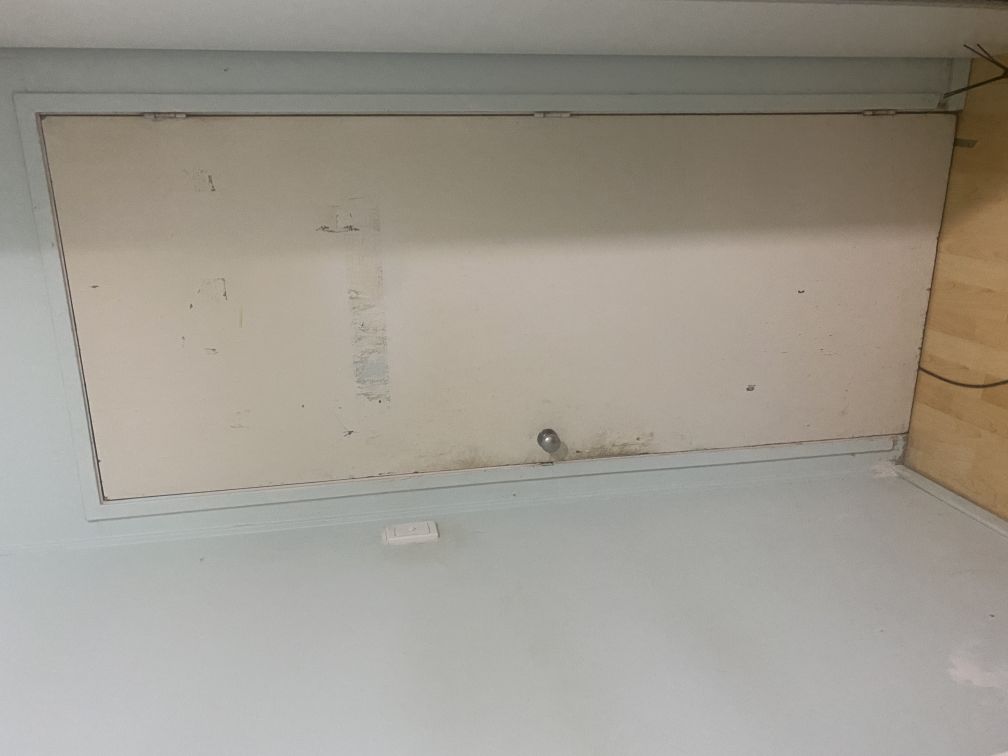
#> input picture Images/DoorTest2.JPG, 4032 x 3024 px (shown at 1/4 size)
$ python edgeDetect.py
#> lines starting #> are read from the running program, lines starting #| are printed output that depends on the picture; after the words box and inside, x2 and y2 are one past the last pixel; in counts of white or black regions, pixels touching at a corner belong together
import numpy as np
import matplotlib.pyplot as plt
from scipy import ndimage as ndi
from skimage.util import random_noise
from skimage.transform import hough_line, hough_line_peaks, rescale, probabilistic_hough_line
from skimage import feature
from skimage.draw import line
from skimage.color import rgb2gray
from skimage import io
from skimage.io import imread

original = imread("Images/DoorTest2.JPG")
#> original is the input picture: shape (3024, 4032, 3); mean R, G, B 158, 152.7, 142.8
scale = 400 / original.shape[0]
#> scale = 0.132
image = rescale(original, (scale, scale, 1))
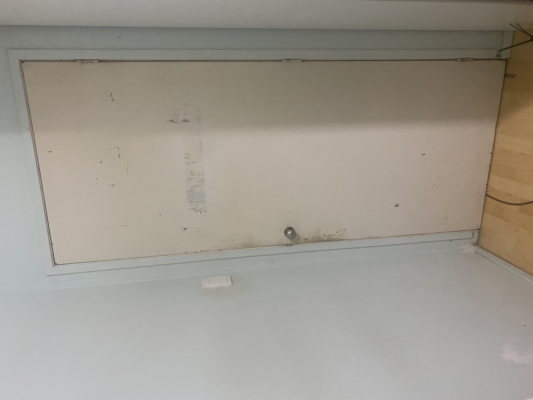
#> image: shape (400, 533, 3) float64; mean R, G, B 0.619, 0.599, 0.56
print(image.shape)
#| (400, 533, 3)
image = rgb2gray(image)
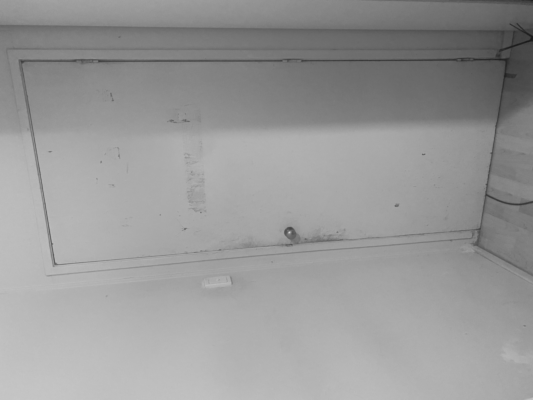
#> image: shape (400, 533) float64; min 0.102, max 0.831, mean 0.6

# Compute the Canny filter for two values of sigma
edges1 = feature.canny(image)
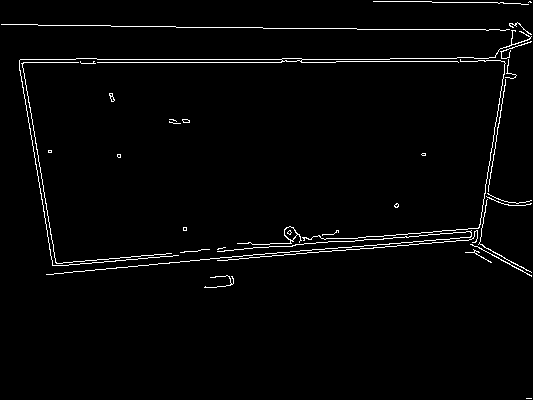
#> edges1: shape (400, 533) bool; 2.2% white in thin lines or dots
edges2 = feature.canny(image, sigma=2)
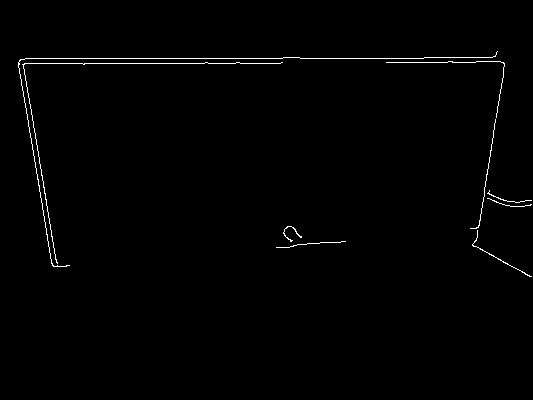
#> edges2: shape (400, 533) bool; 0.84% white in thin lines or dots, all inside (x1, y1, x2, y2) = (18, 51, 532, 277)

tested_angles = np.linspace(-np.pi / 2, np.pi / 2, 360, endpoint=False)
h, theta, d = hough_line(edges1, theta=tested_angles)
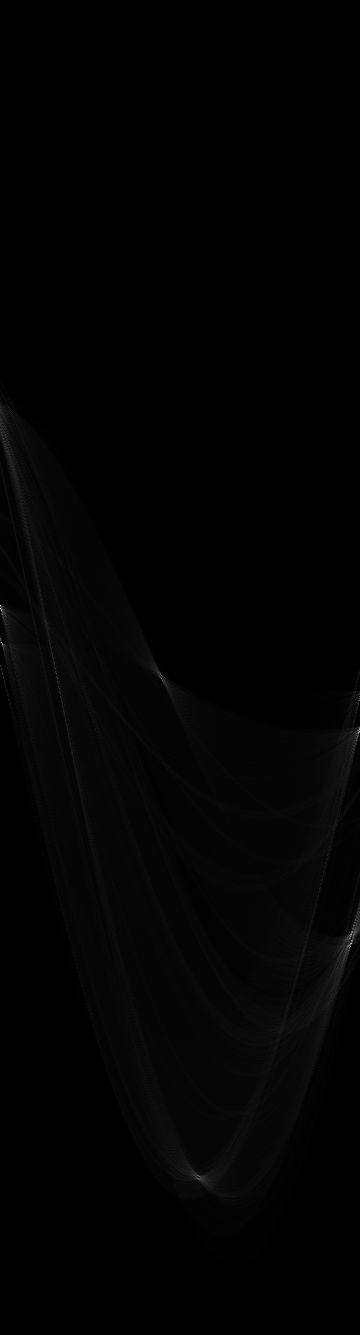
#> h: shape (1335, 360) uint64; min 0, max 339, mean 3.5; drawn with min black and max white
#> theta = 360 values from -1.57 to 1.56; d = 1335 values from -667 to 667
lines = probabilistic_hough_line(edges1, threshold=10, line_length=200, line_gap=60)
#> lines = 25 items

# display results
fig, ax = plt.subplots(nrows=1, ncols=4, figsize=(8, 3))

ax[0].imshow(image, cmap='gray')
ax[0].set_title('noisy image', fontsize=16)

ax[1].imshow(edges1, cmap='gray')
ax[1].set_title(r'Canny filter, $\sigma=1$', fontsize=16)

ax[2].imshow(edges2, cmap='gray')
ax[2].set_title(r'Canny filter, $\sigma=2$', fontsize=16)

ax[3].imshow(edges2, cmap='gray')
ax[3].set_title(r'Canny filter Hough', fontsize=16)

for a in ax:
    a.axis('off')

# for _, angle, dist in zip(*hough_line_peaks(h, theta, d)):
#     (x0, y0) = dist * np.array([np.cos(angle), np.sin(angle)])
#     ax[3].axline((x0, y0), slope=np.tan(angle + np.pi / 2))
for line in lines:
    p0 , p1 = line
    ax[3].plot((p0[0], p1[0]), (p0[1], p1[1]))
#> this loop made 25 passes
#> (p0, p1) on passes 1 to 12: ((335, 62), (19, 62)), ((389, 59), (20, 59)), ((372, 29), (29, 24)), ((252, 244), (481, 228)), ((508, 61), (281, 61)), ((73, 271), (481, 235)), ((478, 252), (517, 3)), ((475, 253), (514, 3)), ((52, 262), (477, 232)), ((237, 243), (477, 231)), ((272, 255), (476, 240)), ((53, 274), (14, 24))
fig.tight_layout()
plt.show()
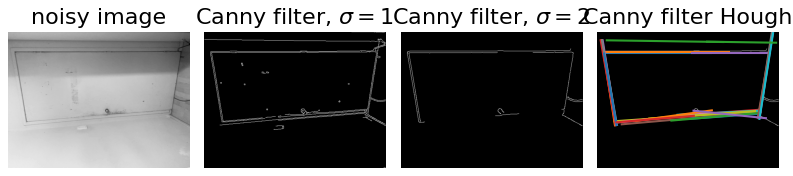
#> figure drawn by matplotlib, 4 panels

$ run again, with Images/DoorTest.JPG copied over Images/DoorTest2.JPG
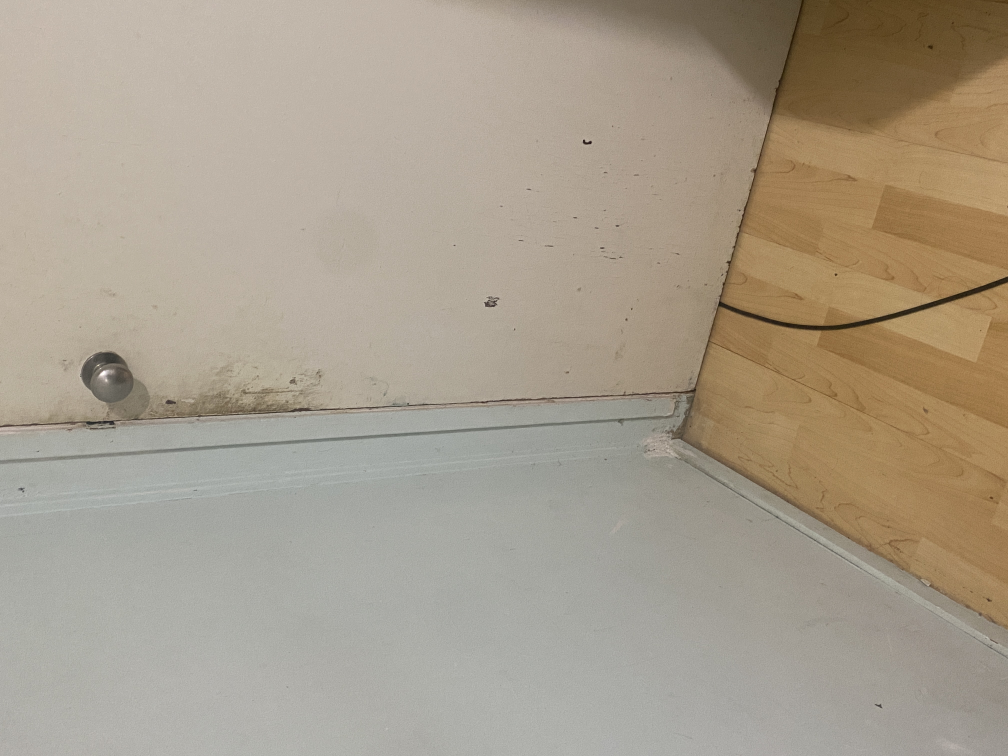
#> input picture Images/DoorTest.JPG, 4032 x 3024 px (shown at 1/4 size)
#> original is the input picture: shape (3024, 4032, 3); mean R, G, B 167.4, 156.7, 140
#| (400, 533, 3)
#> `edges1 = feature.canny(image)`:
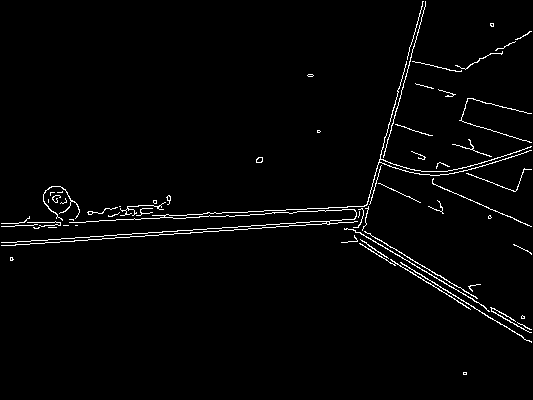
#> edges1: shape (400, 533) bool; 2.1% white in thin lines or dots
#> edges2: shape (400, 533) bool; 0.99% white in thin lines or dots, all inside (x1, y1, x2, y2) = (1, 1, 532, 309)
#> theta = 360 values from -1.57 to 1.56; d = 1335 values from -667 to 667
#> lines = 35 items
#> the loop `for line in lines:` made 35 passes
#> (p0, p1) on passes 1 to 8: ((1, 242), (366, 217)), ((1, 245), (365, 220)), ((360, 244), (425, 1)), ((291, 213), (518, 186)), ((530, 332), (314, 208)), ((40, 222), (366, 205)), ((527, 328), (327, 208)), ((361, 234), (418, 32))
#> `plt.show()`:
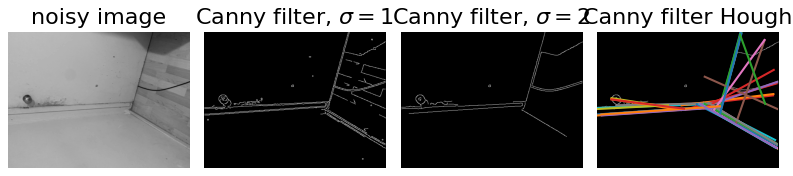
#> figure drawn by matplotlib, 4 panels
